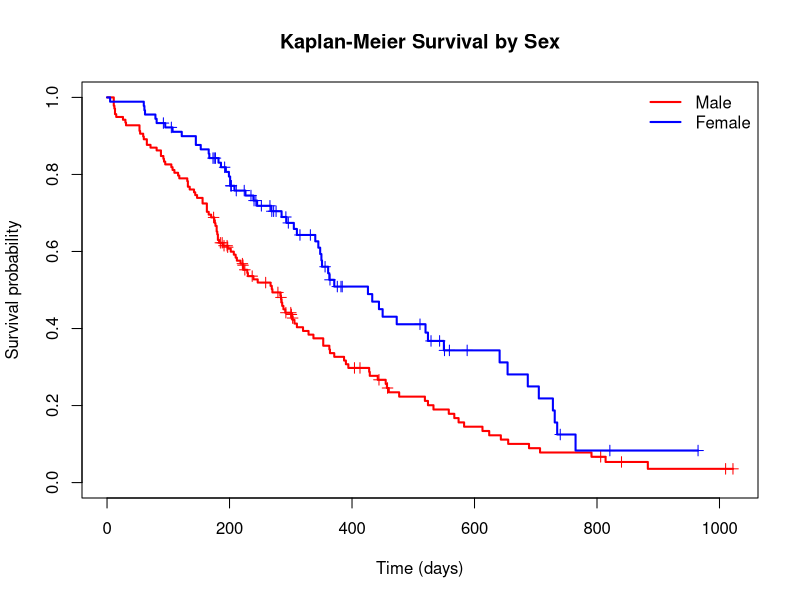
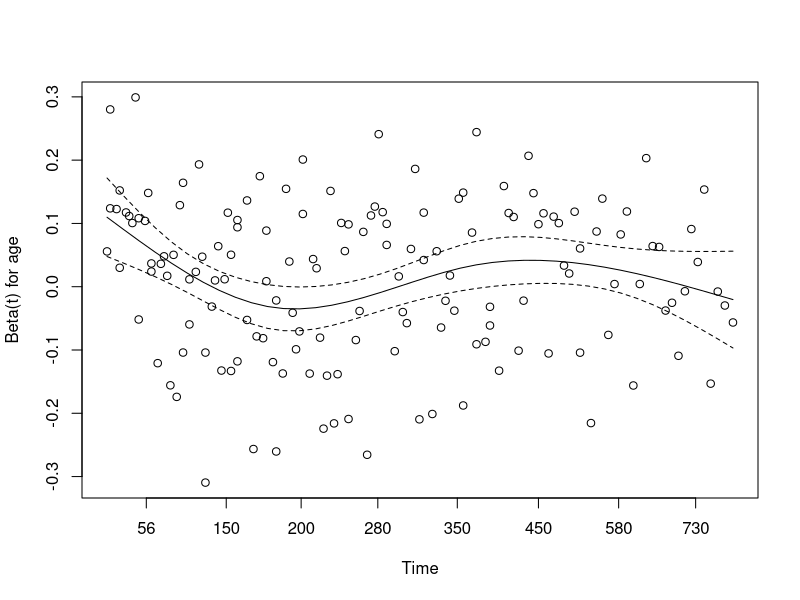
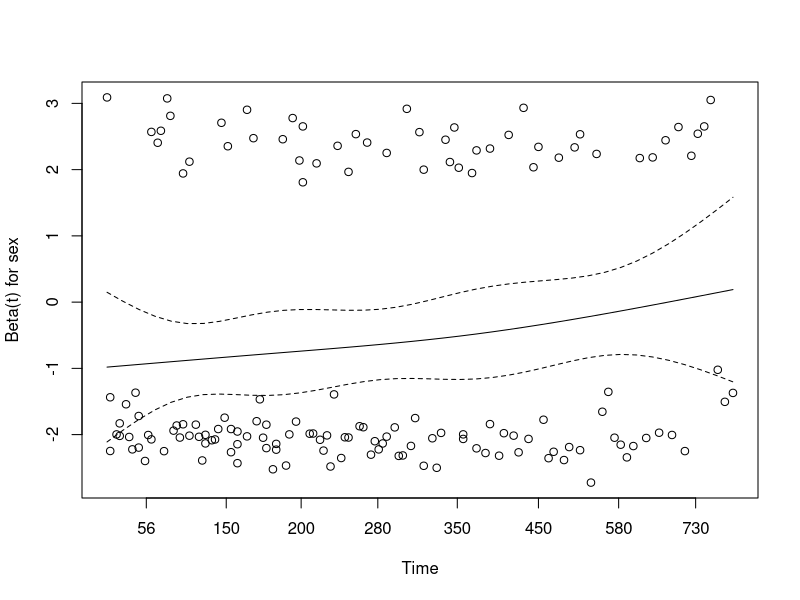
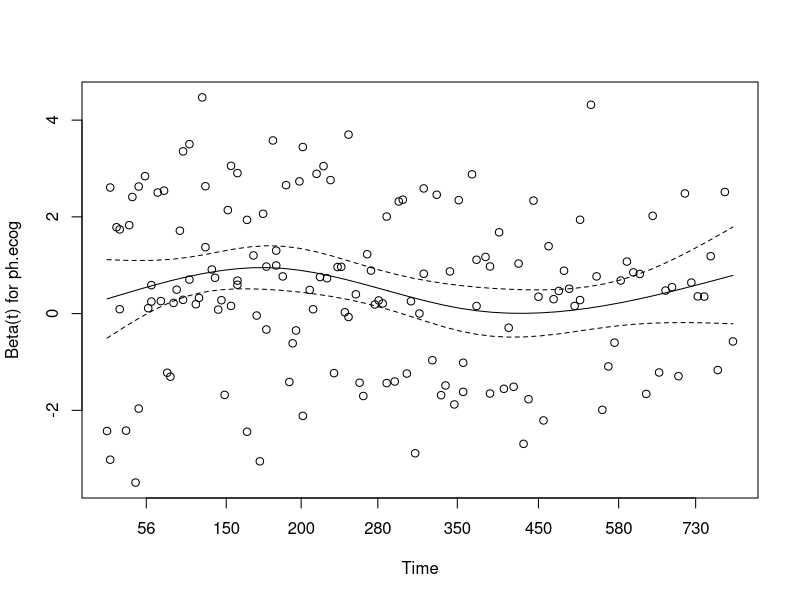
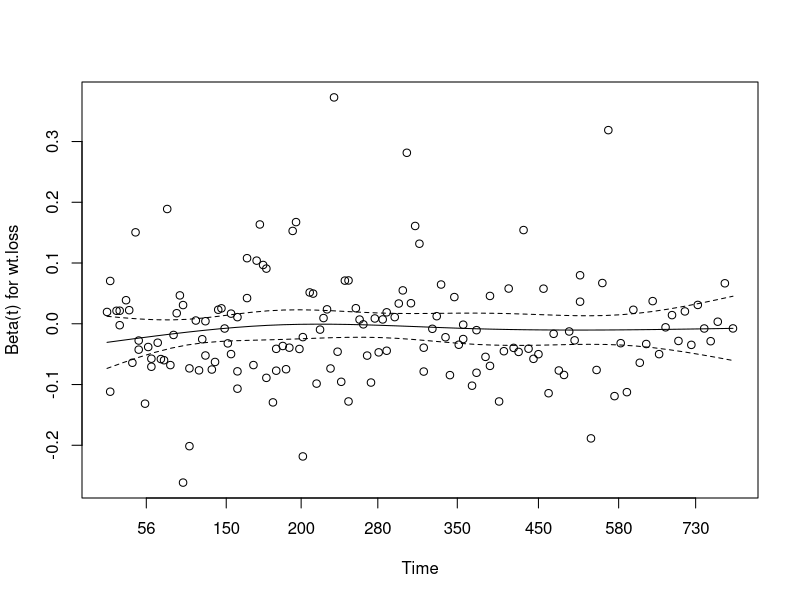
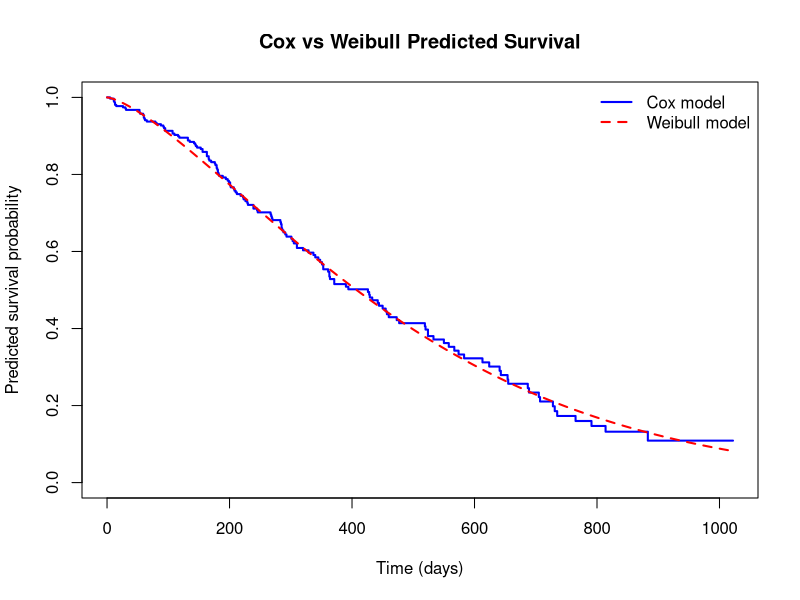

Write the R code that produced these figures, in order.
library(survival)


# Load dataset
lung <- survival::lung

str(lung)
summary(lung)
dim(lung)
head(lung)

cat("Missing values in original data:\n")
print(colSums(is.na(lung)))

cat("Status counts:\n")
print(table(lung$status))


# Prepare the data
# status = 2 means death; status = 1 means censored
lung$event <- as.integer(lung$status == 2)

# Original coding: 1 = Male, 2 = Female
lung$sex <- factor(
  lung$sex,
  levels = c(1, 2),
  labels = c("Male", "Female")
)

# Data for Kaplan-Meier analysis
km_data <- lung[
  complete.cases(lung[, c("time", "event", "sex")]),
]

# Complete cases for regression and parametric models
d <- na.omit(
  lung[, c("time", "event", "age", "sex", "ph.ecog", "wt.loss")]
)

cat("Observations for KM analysis:", nrow(km_data), "\n")
cat("Complete observations for regression:", nrow(d), "\n")
cat("Deaths in regression dataset:", sum(d$event), "\n")

stopifnot(nrow(km_data) > 0, nrow(d) > 0)


# KAPLAN-MEIER SURVIVAL CURVES

km <- survfit(
  Surv(time, event) ~ sex,
  data = km_data
)

print(km)

plot(
  km,
  col = c("red", "blue"),
  lwd = 2,
  xlab = "Time (days)",
  ylab = "Survival probability",
  main = "Kaplan-Meier Survival by Sex",
  mark.time = TRUE,
  conf.int = FALSE
)

legend(
  "topright",
  legend = c("Male", "Female"),
  col = c("red", "blue"),
  lwd = 2,
  bty = "n"
)


# LOG-RANK TEST
lr <- survdiff(
  Surv(time, event) ~ sex,
  data = km_data
)

p_logrank <- pchisq(
  lr$chisq,
  df = length(lr$n) - 1,
  lower.tail = FALSE
)

print(lr)
cat("Log-rank chi-square:", lr$chisq, "\n")
cat("Log-rank p-value:", p_logrank, "\n")

#  COX PROPORTIONAL HAZARDS MODEL

cox_model <- coxph(
  Surv(time, event) ~ age + sex + ph.ecog + wt.loss,
  data = d,
  x = TRUE
)

print(summary(cox_model))


# Hazard ratios and 95% confidence intervals
cox_results <- exp(
  cbind(
    HR = coef(cox_model),
    confint(cox_model)
  )
)

cat("Hazard ratios and 95% confidence intervals:\n")
print(cox_results)

#  CHECK PROPORTIONAL HAZARDS ASSUMPTION

ph_test <- cox.zph(cox_model)

print(ph_test)
plot(ph_test)


#  HARRELL'S C-INDEX
c_index <- summary(cox_model)$concordance

cat("C-index:", c_index[1], "\n")
cat("Standard error:", c_index[2], "\n")


#  IDENTIFY IMPORTANT PROGNOSTIC FACTORS
factor_test <- drop1(cox_model, test = "Chisq")

cat("Likelihood-ratio tests for individual predictors:\n")
print(factor_test)


# PARAMETRIC SURVIVAL MODELS
# Weibull model
weibull_model <- survreg(
  Surv(time, event) ~ age + sex + ph.ecog + wt.loss,
  data = d,
  dist = "weibull"
)

cat("Weibull model results:\n")
print(summary(weibull_model))


# Exponential model
exponential_model <- survreg(
  Surv(time, event) ~ age + sex + ph.ecog + wt.loss,
  data = d,
  dist = "exponential"
)


# Lognormal model
lognormal_model <- survreg(
  Surv(time, event) ~ age + sex + ph.ecog + wt.loss,
  data = d,
  dist = "lognormal"
)


# Compare models using AIC
aic_results <- AIC(
  exponential_model,
  weibull_model,
  lognormal_model
)

cat("Parametric model comparison using AIC:\n")
print(aic_results)


# COMPARE COX AND WEIBULL PREDICTED SURVIVAL
# Example patient profile
patient <- data.frame(
  age = 65,
  sex = factor("Female", levels = levels(d$sex)),
  ph.ecog = 1,
  wt.loss = median(d$wt.loss)
)

# Predicted survival from the Cox model
cox_curve <- survfit(
  cox_model,
  newdata = patient
)

# Time grid for Weibull prediction
times <- seq(
  0,
  max(d$time),
  by = 1
)

# Weibull accelerated failure time prediction
lp <- as.numeric(
  predict(weibull_model, newdata = patient, type = "lp")
)

scale_param <- weibull_model$scale

# Weibull survival function
weibull_survival <- exp(
  -(times / exp(lp))^(1 / scale_param)
)

# Plot both predicted curves
plot(
  cox_curve,
  col = "blue",
  lwd = 2,
  conf.int = FALSE,
  xlab = "Time (days)",
  ylab = "Predicted survival probability",
  main = "Cox vs Weibull Predicted Survival",
  xlim = c(0, max(d$time)),
  ylim = c(0, 1)
)

lines(
  times,
  weibull_survival,
  col = "red",
  lwd = 2,
  lty = 2
)

legend(
  "topright",
  legend = c("Cox model", "Weibull model"),
  col = c("blue", "red"),
  lwd = 2,
  lty = c(1, 2),
  bty = "n"
)


#  SUMMARY OF MAIN RESULTS
cat("\nPROJECT SUMMARY \n")
cat("Log-rank p-value:", signif(p_logrank, 4), "\n")
cat("C-index:", round(c_index[1], 3), "\n")
cat("Cox model observations:", nrow(d), "\n")
cat("Cox model deaths:", sum(d$event), "\n")
cat("Global PH test p-value:", 
    signif(ph_test$table["GLOBAL", "p"], 4), "\n")

cat("\nAIC comparison:\n")
print(aic_results)
